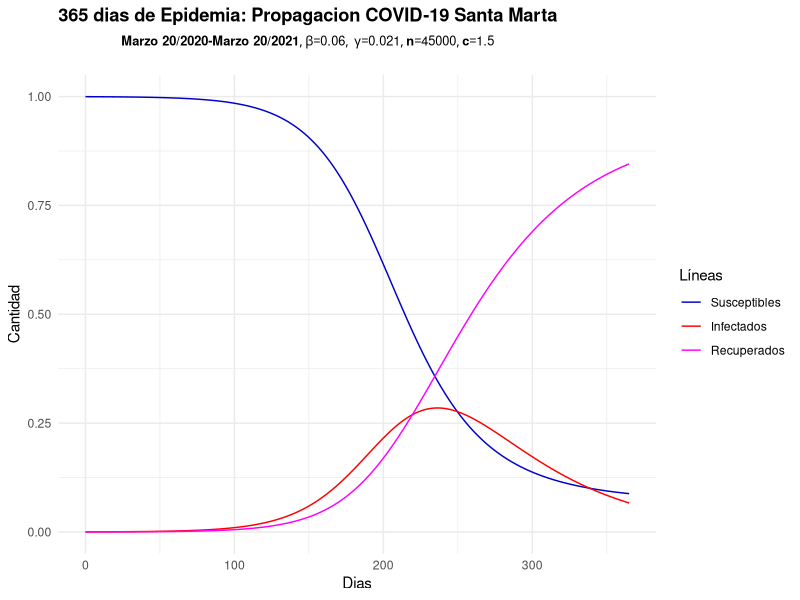

Write the R code that produced this figure.
options(max.print=9999)
SIR.model <- function(t, b, g, n, c){
  require(deSolve) # Librería deSolve para resolver Sistemas de Ecuaciones Diferenciales
  init <- c(S=1-(10/n),I=10/n,R=0)
  parameters <- c(beta=b,gamma=g) #Parámetros
  time <- seq(0,t,by=1) #Se calculan los valores por cada día.
  eqn <- function(time,state,parameters){ #Ecuaciones del Sistema
    with(as.list(c(state,parameters)),{
      dS <- -beta*S*I #cambio en la proporción de los susceptibles(dS/dt)
      dI <- beta*S*I-gamma*I #cambio en la proporción de los infectados (dI/dt)
      dR <- gamma*I #cambio en la proporción de los recuperados (dR/dt)
      return(list(c(dS,dI,dR)))}) #lista con los resultados.
  }
  out<-ode(y=init,times=time,eqn,parms=parameters, method = "euler") #solución del sistema usando ode() de deSolve con el método euler.
  out.df<-as.data.frame(out) #crea un dataframe del output de la función anterior.
  
  print(out.df)
  
  require(ggplot2)
  theme_set(theme_minimal())
  title <- bquote("365 dias de Epidemia: Propagacion COVID-19 Santa Marta")
  subtit<-bquote(list("Marzo 20/2020-Marzo 20/2021", beta==.(parameters[1]),~gamma==.(parameters[2]), n==.(n), c==.(c))) #subtítulo con los parámetros usados.
  res<-ggplot(out.df,aes(x=time))+ #Plot con los resultados proporción vs días.
    ggtitle(bquote(atop(bold(.(title)),atop(bold(.(subtit))))))+ #poner título y subtítulo.
    geom_line(aes(y=S,colour="Susceptibles"))+ #línea del plot con los valores de S.
    geom_line(aes(y=I,colour="Infectados"))+ #línea del plot con los valores de I.
    geom_line(aes(y=R,colour="Recuperados"))+ #línea del plot con los valores de R.
    ylab(label="Cantidad")+ #label del eje Y
    xlab(label="Dias")+ #label del eje X
    
    scale_colour_manual("Líneas",
                        breaks=c("Susceptibles","Infectados","Recuperados"),
                        values=c("mediumblue","red","magenta1"))
  
  

  #Punto 2. Impresion del Plot generado anteriormente.Grafica de la epidemia.
  print(res)
  
  #Punto 3. Fecha con la mayor cantidad de recuperados.
  cat("\nLa cantidad maxima aproximada de infectados es: ", max(out.df$I), " (aproximadamente unas ", as.integer(max(out.df$I)*n)," personas) se espera entonces que esto suceda el dia: ", (which.max(out.df$I)-1), " (aproximadamente 11 de Noviembre del 2020)." )
  
  #Punto 4. Calculos de los porcentajes respectivos de poblacion estimada a infectarse y poblacion recuperada.
  cat("\n\nEl porcentaje estimado de población estimado que llegaria a infectarse: ", (max(out.df$I))*100, "% y el porcentaje estimado de personas recuperadas es: ", (max(out.df$R))*100, "%.")
  
  #Punto 5. Estimacion de la fecha en la que la epidemia estará controlada.
  indiceControl = g/(b*c)
  c <- which(out.df[['S']]<indiceControl)-1
  cat("\n\nA partir de la fecha", c[1] ,"de epidemia (la cual aproximadamente seria en Diciembre 6 del 2020) basado en estimacion, se dice entonces que la epidemia se encontrara controlada.")
}
SIR.model(365,0.06,0.021,45000,1.5)
